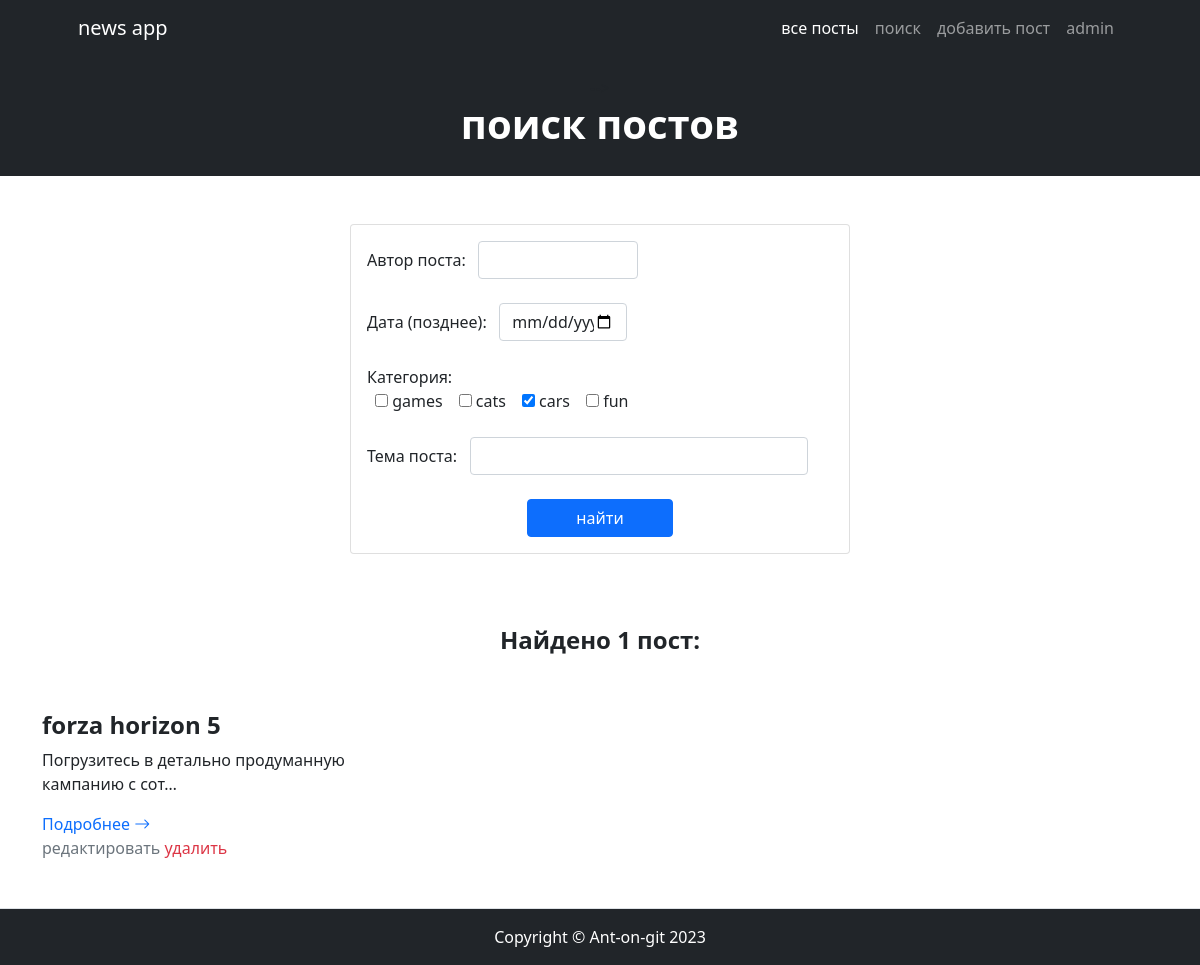
/news/search?category=cars, run on an earlier commit of the app's database.
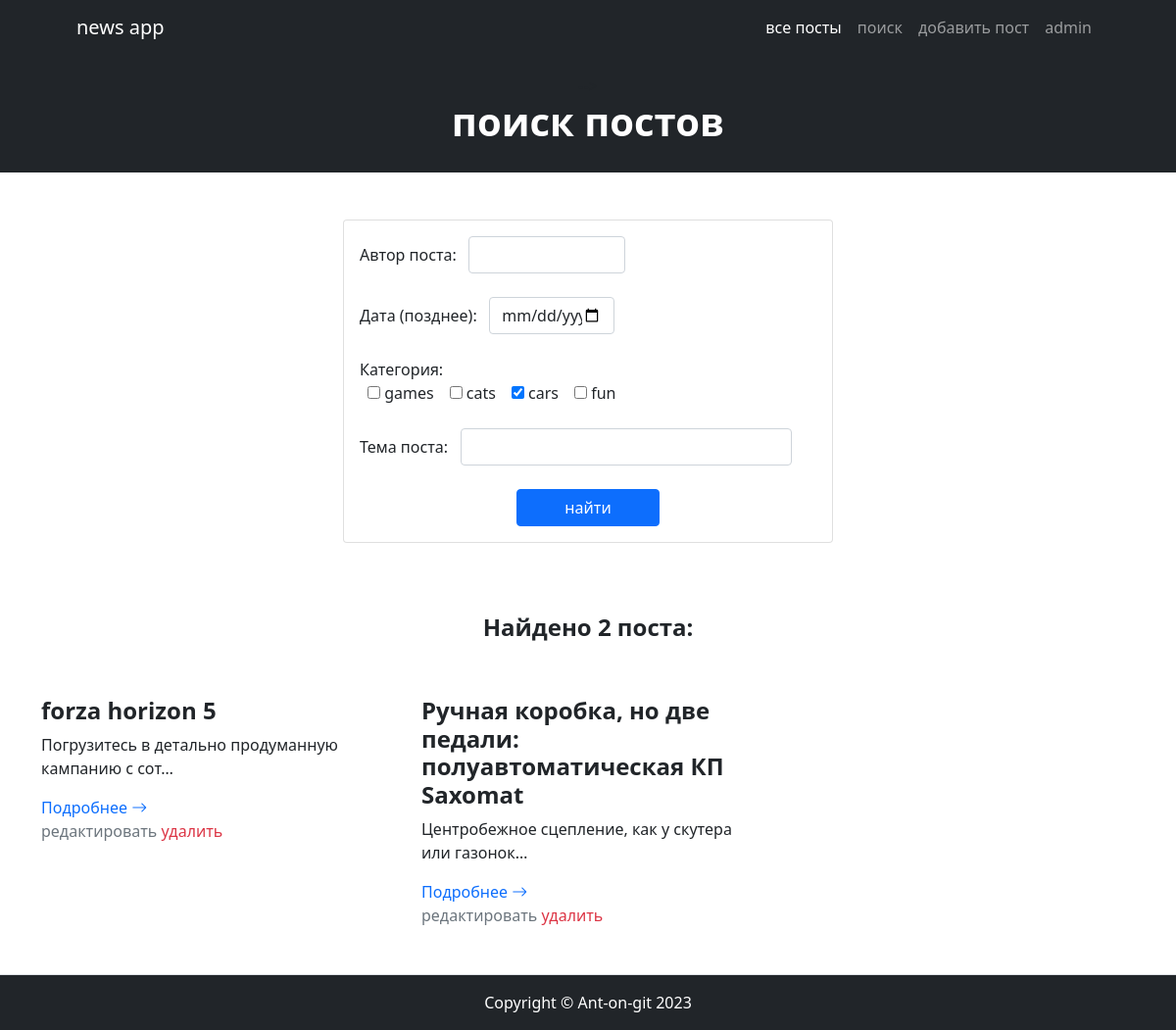
And on a later commit of the database.
### news/models.py (models this page shows, shortened)
class Post(models.Model):
    class Types(models.TextChoices):
        article = 'статья', 'статья'
        news = 'новость', 'новость'
    type = models.CharField(max_length=7, choices=Types.choices, default=Types.article)
    datetime_create = models.DateTimeField(auto_now_add=True)
    title = models.CharField(max_length=255)
    text = models.TextField()
    rating = models.IntegerField(default=0)
    author = models.ForeignKey('Author', on_delete=models.CASCADE)
    category = models.ManyToManyField('Category', through='PostCategory')

### news/views.py (the view)
# urls.py: path('search', PostSearch.as_view(), name='search_post'),
class PostSearch(ListView):
    model = Post
    template_name = 'postSearch.html'
    context_object_name = 'postSearch'
    paginate_by = 10
    def get_queryset(self):
        queryset = super().get_queryset()
        return PostFilter(self.request.GET, queryset=queryset).qs
    def get_context_data(self, **kwargs):
        context = super().get_context_data(**kwargs)
        context['filter'] = PostFilter(self.request.GET, queryset=self.get_queryset())
        request_copy = self.request.GET.copy()
        clean_get = request_copy.pop('page', True) and request_copy.urlencode()
        context['clean_get_request'] = clean_get
        if not clean_get:
            context['postSearch'] = []
            context['filter.qs'] = []
        return context

### news/templatetags/custom_filters.py (called while the page is built)
@register.filter(name='postwordEnding')
def postwordEnding(postList):
    word = 'пост'
    endings = ['а', 'ов']
    length = len(postList)
    if 11 <= length <= 20 or 5 <= length % 10 <= 9 or length % 10 == 0:
        res = f'{length} {word + endings[1]}'
    elif length % 10 == 1:
        res = f'{length} {word}'
    else:
        res = f'{length} {word + endings[0]}'
    return res

@register.filter(name='censor')
def censor(text):
    negative_words = ['хрен', 'жопа', 'жопе']
    word_list = text.split()
    for i, word in enumerate(word_list):
        for negative in negative_words:
            if negative in word.lower():
                start_ind = word.lower().find(negative)
                end_ind = start_ind + len(negative)
                word_list[i] = word[:start_ind] + '*' * len(negative) + word[end_ind:]
    return ' '.join(word_list)

### templates/postSearch.html (shortened to what this page needs)
{% extends 'default.html' %}
{% load custom_filters %}
{% block page_preview %}
    <div class="text-center my-3">-->
      <h1 class="display-6 fw-bold text-white mb-2">
          поиск постов
      </h1>
    </div>
{% endblock page_preview %}
{% block content %}
    <div class="py-5 col-lg-5 mx-sm-auto">
            <div class="card mb-4">
                    <form method="get" class="card-body">
                        {% for field in filter.form %}
                            <div class="mb-4">
                                {{ field.label_tag }}&nbsp;&nbsp;&nbsp;{{ field }}
                            </div>
                        {% endfor %}
                        <div class="d-md-flex">
                            <input class="btn btn-primary mx-sm-auto px-md-5" type="submit" value="найти">
                        </div>
                    </form>
            </div>
    </div>
    <section class="py-0 border-bottom" id="features">
        <div class="container my-0">
            <div class="row gx-5">
                {% if postSearch %}
                    <div class="col-lg-12 mb-5">
                        <h2 class="h4 fw-bolder text-center">Найдено {{ filter.qs | postwordEnding }}:</h2>
                    </div>
                    {% for post in postSearch %}
                        <div class="col-lg-4 mb-5">
                            <h2 class="h4 fw-bolder">{{ post.title | censor }}</h2>
                            <p>{{ post.text | truncatechars:50 | censor }}</p>
                            <a class="text-decoration-none" href="{{ post.pk }}">
                                Подробнее
                                <i class="bi bi-arrow-right"></i>
                            </a>
                            <div>
                                <a class="text-decoration-none text-secondary" href="{{ post.pk }}/edit">редактировать</a>
                                <a class="text-decoration-none text-danger" href="{{ post.pk }}/delete">удалить</a>
                            </div>
                        </div>
                    {% endfor %}
                {% else %}
                    <div class="col-lg-12 mb-5">
                        <h2 class="h4 fw-bolder text-center">Постов нет =(</h2>
                    </div>
                {% endif %}
            </div>
        </div>
    </section>
{% endblock content %}

What changed in the data, as far as the page shows it:
added Post: title|censor "Ручная коробка, но две педали: полуавтоматическая КП Saxomat", text|censor "Центробежное сцепление, как у скутера или газонок…"
Also different on the page:
{{ filter.qs | postwordEnding }}: "1 пост" → "2 поста"
